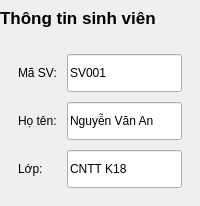
           <widget class="QFrame" name="studentCard">
            <layout class="QVBoxLayout" name="studentCardLayout">
             <property name="spacing">
              <number>0</number>
             </property>
             <property name="leftMargin">
              <number>0</number>
             </property>
             <property name="topMargin">
              <number>0</number>
             </property>
             <property name="rightMargin">
              <number>0</number>
             </property>
             <property name="bottomMargin">
              <number>0</number>
             </property>
             <item>
              <widget class="QLabel" name="studentHeading">
               <property name="minimumSize">
                <size>
                 <width>0</width>
                 <height>36</height>
                </size>
               </property>
               <property name="font">
                <font>
                 <family>Segoe UI</family>
                 <pointsize>13</pointsize>
                 <weight>75</weight>
                 <bold>true</bold>
                </font>
               </property>
               <property name="text">
                <string>Thông tin sinh viên</string>
               </property>
              </widget>
             </item>
             <item>
              <layout class="QGridLayout" name="studentForm">
               <property name="leftMargin">
                <number>18</number>
               </property>
               <property name="topMargin">
                <number>18</number>
               </property>
               <property name="rightMargin">
                <number>18</number>
               </property>
               <property name="bottomMargin">
                <number>18</number>
               </property>
               <property name="spacing">
                <number>10</number>
               </property>
               <item row="0" column="0">
                <widget class="QLabel" name="studentIdEditLabel">
                 <property name="text">
                  <string>Mã SV:</string>
                 </property>
                </widget>
               </item>
               <item row="0" column="1">
                <widget class="QLineEdit" name="studentIdEdit">
                 <property name="minimumSize">
                  <size>
                   <width>62</width>
                   <height>38</height>
                  </size>
                 </property>
                 <property name="text">
                  <string>SV001</string>
                 </property>
                </widget>
               </item>
               <item row="1" column="0">
                <widget class="QLabel" name="fullNameEditLabel">
                 <property name="text">
                  <string>Họ tên:</string>
                 </property>
                </widget>
               </item>
               <item row="1" column="1">
                <widget class="QLineEdit" name="fullNameEdit">
                 <property name="minimumSize">
                  <size>
                   <width>62</width>
                   <height>38</height>
                  </size>
                 </property>
                 <property name="text">
                  <string>Nguyễn Văn An</string>
                 </property>
                </widget>
               </item>
               <item row="2" column="0">
                <widget class="QLabel" name="classEditLabel">
                 <property name="text">
                  <string>Lớp:</string>
                 </property>
                </widget>
               </item>
               <item row="2" column="1">
                <widget class="QLineEdit" name="classEdit">
                 <property name="minimumSize">
                  <size>
                   <width>62</width>
                   <height>38</height>
                  </size>
                 </property>
                 <property name="text">
                  <string>CNTT K18</string>
                 </property>
                </widget>
               </item>
              </layout>
             </item>
            </layout>
           </widget>
